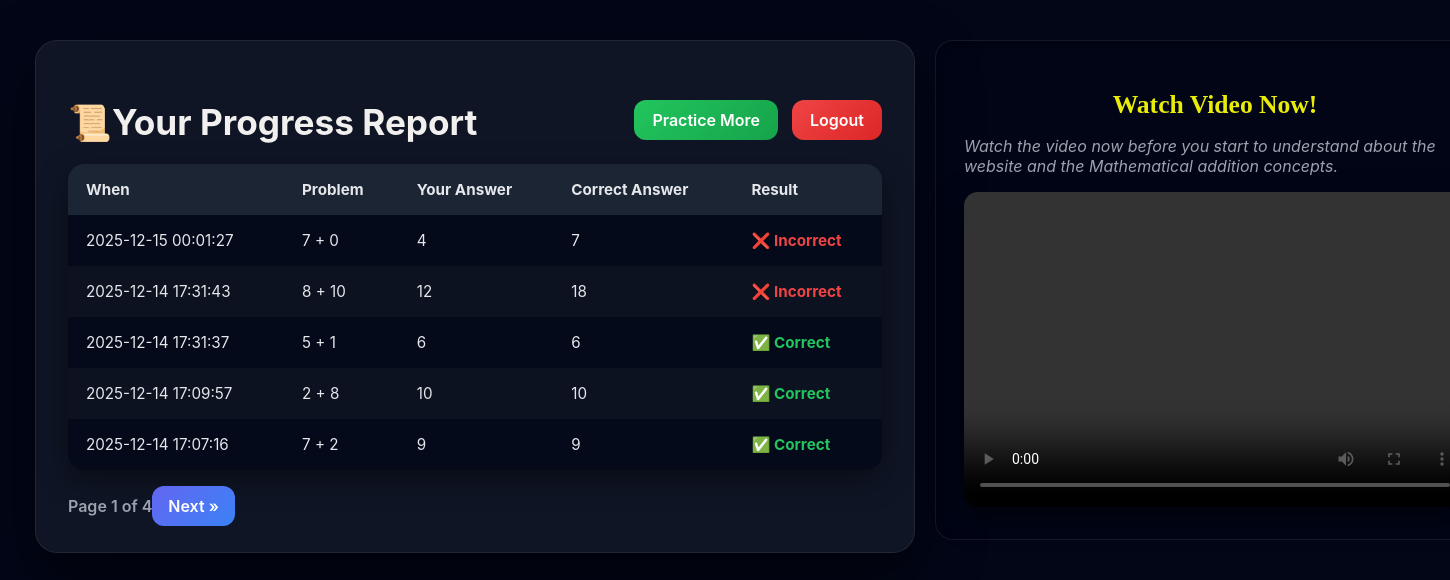
/ (signed in), run on an earlier commit of the app's database.
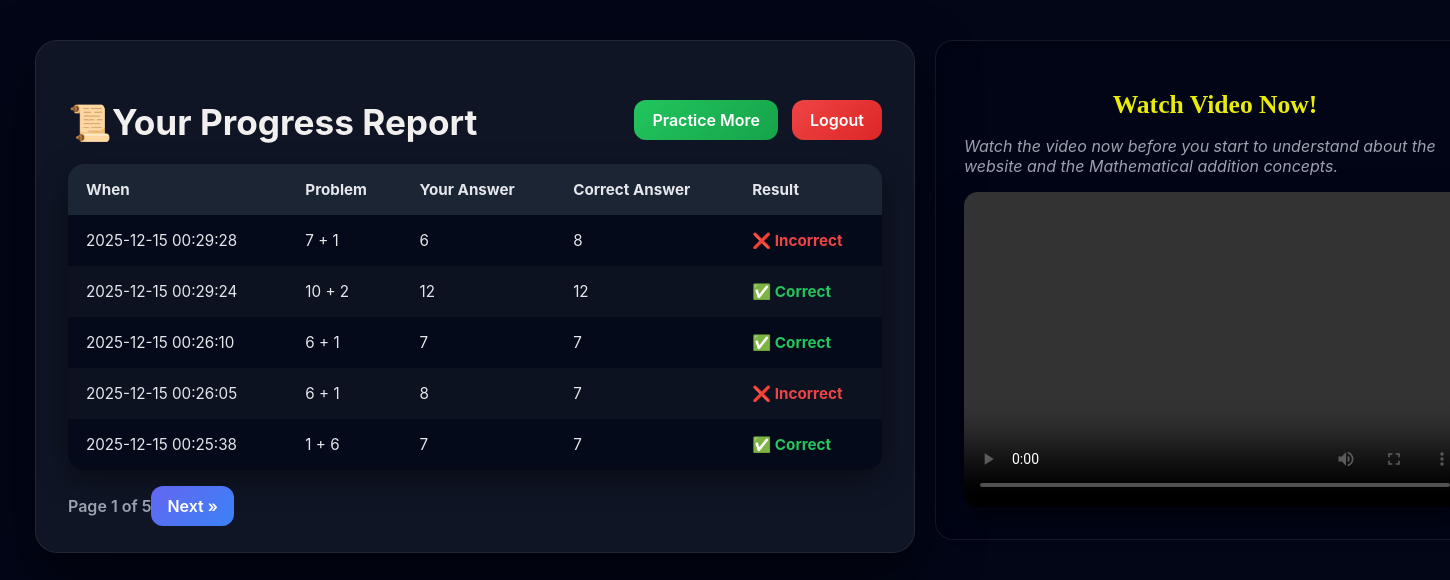
And on a later commit of the database.
### app.py (models this page shows)
class Attempt(db.Model):
    id = db.Column(db.Integer, primary_key=True)
    user_id = db.Column(db.Integer, db.ForeignKey('user.id'), nullable=False)
    a = db.Column(db.Integer, nullable=False)
    b = db.Column(db.Integer, nullable=False)
    student_answer = db.Column(db.Integer, nullable=False)
    correct_answer = db.Column(db.Integer, nullable=False)
    is_correct = db.Column(db.Boolean, nullable=False)
    timestamp = db.Column(db.DateTime, default=db.func.current_timestamp())

### app.py (the view)
@app.route('/')
@login_required
def dashboard():
    page = request.args.get('page', 1, type=int)
    per_page = 10
    pagination = (
        Attempt.query.filter_by(user_id=current_user.id)
        .order_by(Attempt.timestamp.desc())
        .paginate(page=page, per_page=5, error_out=False)
    )
    return render_template(
        'dashboard.html',
        attempts=pagination.items,
        pagination=pagination,
    )

### app.py (called while the page is built)
@login_manager.user_loader
def load_user(user_id):
    return User.query.get(int(user_id))

### templates/dashboard.html (shortened to what this page needs)
{% extends "base.html" %}
{% block content %}
<div class="main-container">
<div class="dashboard-container">
  <h1>📜Your Progress Report</h1>
  <div class="action-links">
    <a href="{{ url_for('index') }}" class="btn-pmore-icon">Practice More</a>
    <a href="{{ url_for('logout') }}" class="btn-logout-icon">Logout</a>
  </div>
  {% if attempts %}
  <table class="attempt-table">
    <thead>
      <tr>
        <th>When</th>
        <th>Problem</th>
        <th>Your Answer</th>
        <th>Correct Answer</th>
        <th>Result</th>
      </tr>
    </thead>
    <tbody>
      {% for attempt in attempts %}
      <tr>
        <td>{{ attempt.timestamp.strftime('%Y-%m-%d %H:%M:%S') if attempt.timestamp else '' }}</td>
        <td>{{ attempt.a }} + {{ attempt.b }}</td>
        <td>{{ attempt.student_answer }}</td>
        <td>{{ attempt.correct_answer }}</td>
        <td class="{{ 'correct' if attempt.is_correct else 'incorrect' }}">
          {{ "✅ Correct" if attempt.is_correct else "❌ Incorrect" }}
        </td>
      </tr>
      {% endfor %}
    </tbody>
  </table>
  <div class="pagination">
    <div>Page {{ pagination.page }} of {{ pagination.pages or 1 }}</div>
    <div>
      {% if pagination.has_next %}
        <a href="{{ url_for('dashboard', page=pagination.next_num) }}">Next »</a>
      {% endif %}
    </div>
  </div>
  {% else %}
    <p>No attempts yet. Try a problem first!</p>
  {% endif %}
</div>
<div class="video-section">
    <h2 class="video-text-tag">Watch Video Now!</h2>
    <p class="video-text-demo">Watch the video now before you start to understand about the website and the Mathematical addition concepts. </p>
    <video width="100%" height="315" controls>
      <source src="{{ url_for('static', filename='assets/addition.mp4') }}" type="video/mp4" />
    </video>
  </div>
  </div>
{% endblock %}

### templates/base.html (shortened to what this page needs)
<!DOCTYPE html>
<html>
  <head>
  </head>
  <body>
     {% block content %}{% endblock %}
  </body>
</html>

### templates/base.html (style rules this page uses)
body { font-family: Arial; max-width: 600px; margin: 40px auto; padding: 0 20px; }

### templates/dashboard.html (style rules this page uses)
*, *::before, *::after { box-sizing: border-box; }
body { background: radial-gradient(circle at top, #020617, #020617); font-family: 'Inter', sans-serif; color: #e5e7eb; }
.main-container { width: 100rem; display: flex; justify-content: center; align-items: flex-start; gap: 20px; margin-left: -30rem; }
.dashboard-container { width: 55rem; max-width: 55rem; padding: 36px 32px; background: rgba(17, 24, 39, 0.9); backdrop-filter: blur(14px); border-radius: 22px; box-shadow: 0 25px 60px rgba(0,0,0,0.6); border: 1px solid rgba(255,255,255,0.08); display: flex; justify-content: space-between; align-items: center; margin-bottom: 30px; flex-wrap: wrap; }
.video-section { width: 35rem; margin-top: 0; padding: 28px; background: rgba(2, 6, 23, 0.75); border-radius: 18px; border: 1px solid rgba(255,255,255,0.08); box-shadow: inset 0 2px 6px rgba(0,0,0,0.4); }
h1 { font-size: 2.2em; font-weight: 700; color: #f2f0ef; margin-bottom: 20px; }
.action-links { display: flex; gap: 14px; }
.btn-pmore-icon { padding: 10px 18px; background: linear-gradient(135deg, #22c55e, #16a34a); color: white !important; border-radius: 12px; text-decoration: none; font-weight: 600; transition: 0.25s ease; }
.btn-logout-icon { padding: 10px 18px; background: linear-gradient(135deg, #ef4444, #dc2626); color: white !important; border-radius: 12px; text-decoration: none; font-weight: 600; transition: 0.25s ease; }
.attempt-table { width: 100%; border-collapse: collapse; border-radius: 16px; overflow: hidden; background: rgba(2, 6, 23, 0.7); box-shadow: 0 10px 30px rgba(0,0,0,0.4); }
.attempt-table thead { background: rgba(31, 41, 55, 0.9); }
.attempt-table th, .attempt-table td { padding: 16px 18px; text-align: left; font-size: 0.95em; }
.attempt-table th { color: #e5e7eb; font-weight: 700; }
.attempt-table tr:nth-child(even) { background: rgba(255,255,255,0.03); }
.correct { color: #22c55e; font-weight: 700; }
.incorrect { color: #ef4444; font-weight: 700; }
.pagination { margin-top: 26px; display: flex; justify-content: space-between; align-items: center; font-weight: 600; color: #9ca3af; }
.video-text-tag { align-items: center; display: flex; justify-content: space-around; }
.pagination a { padding: 10px 16px; background: linear-gradient(135deg, #6366f1, #3b82f6); color: white; border-radius: 12px; text-decoration: none; transition: 0.25s ease; }
.video-section h2 { font-size: 1.6em; font-family: Georgia; margin-bottom: 10px; color: #e8ec08; font-weight: bold; }
.video-section p { margin-bottom: 16px; color: #9ca3af; }
video { border-radius: 14px; box-shadow: 0 10px 30px rgba(0,0,0,0.5); }
.video-text-demo { color: #e5e7eb; font-style: italic; }

What changed in the data, as far as the page shows it:
no longer on this page (row unchanged): Attempt: timestamp "2025-12-15 00:01:27", a "7", b "0", student_answer "4", correct_answer "7", is_correct "❌ Incorrect"
no longer on this page (row unchanged): Attempt: timestamp "2025-12-14 17:31:43", a "8", b "10", student_answer "12", correct_answer "18", is_correct "❌ Incorrect"
no longer on this page (row unchanged): Attempt: timestamp "2025-12-14 17:31:37", a "5", b "1", student_answer "6", correct_answer "6", is_correct "✅ Correct"
no longer on this page (row unchanged): Attempt: timestamp "2025-12-14 17:09:57", a "2", b "8", student_answer "10", correct_answer "10", is_correct "✅ Correct"
no longer on this page (row unchanged): Attempt: timestamp "2025-12-14 17:07:16", a "7", b "2", student_answer "9", correct_answer "9", is_correct "✅ Correct"
added Attempt: timestamp "2025-12-15 00:29:28", a "7", b "1", student_answer "6", correct_answer "8", is_correct "❌ Incorrect"
added Attempt: timestamp "2025-12-15 00:29:24", a "10", b "2", student_answer "12", correct_answer "12", is_correct "✅ Correct"
added Attempt: timestamp "2025-12-15 00:26:10", a "6", b "1", student_answer "7", correct_answer "7", is_correct "✅ Correct"
added Attempt: timestamp "2025-12-15 00:26:05", a "6", b "1", student_answer "8", correct_answer "7", is_correct "❌ Incorrect"
added Attempt: timestamp "2025-12-15 00:25:38", a "1", b "6", student_answer "7", correct_answer "7", is_correct "✅ Correct"
Also different on the page:
{{ pagination.pages or 1 }}: "4" → "5"
